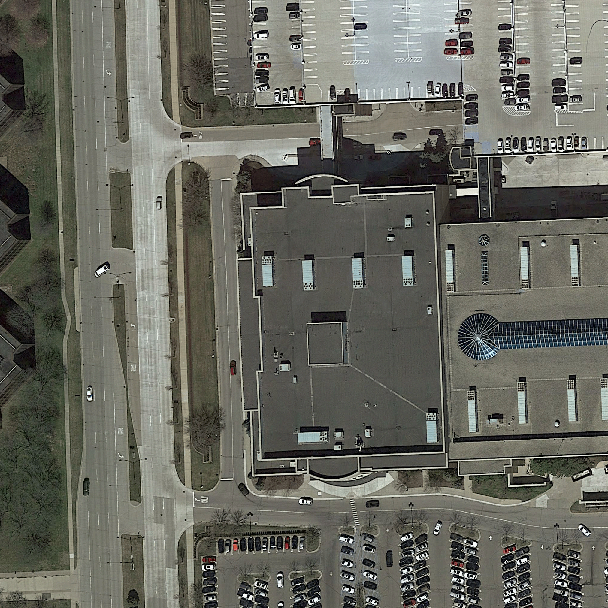
#> input picture test_images/test_10.png, 608 x 608 px; its folder holds only this picture in this run
$ python -i post_processing.py   (imports and definitions only)   (older library calls are emulated)
#> lines starting #> are read from the running program, lines starting #| are printed output that depends on the picture; after the words box and inside, x2 and y2 are one past the last pixel; in counts of white or black regions, pixels touching at a corner belong together
import numpy as np
import imageio
from PIL import Image
import cv2 as cv
import natsort
import os
import matplotlib.pyplot as plt


# Constants
ROTATIONS = [0, 45, 90, 135, 180, 225, 270, 315]
ROT_MARGIN = 89
h, w = 608, 608


# Rotate Image by angle degrees
# [180 lines left out: functions rotate_image, add_to_subplot, print_all_8, split_90_45, split_into_quadrants, combine_quadrants and 3 more, not called in this run]


# convert grayscale image to strict black and white Image
def convert_to_bitmap(image, threshold):
    return cv.threshold(image, threshold, 255, cv.THRESH_BINARY)[1]


# thresholding
def thresholding(img):
    blur = cv.GaussianBlur(img, (5, 5), 0)
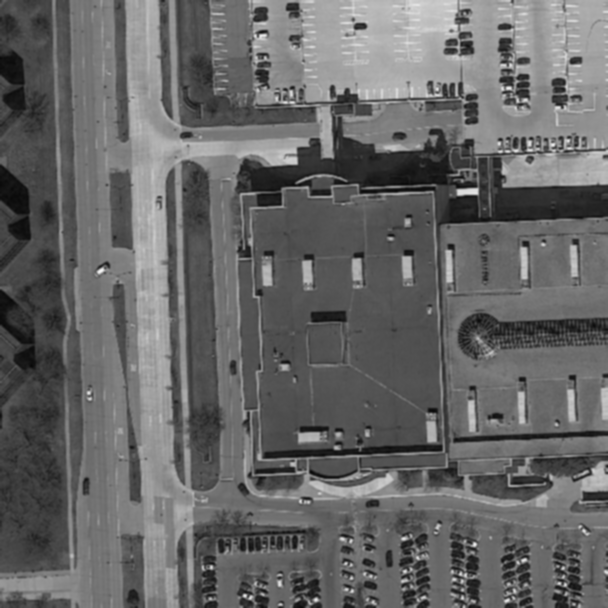
#> blur: shape (608, 608); min 8, max 244, mean 102.5
    ret3, th3 = cv.threshold(blur, 0, 255, cv.THRESH_BINARY + cv.THRESH_OTSU)
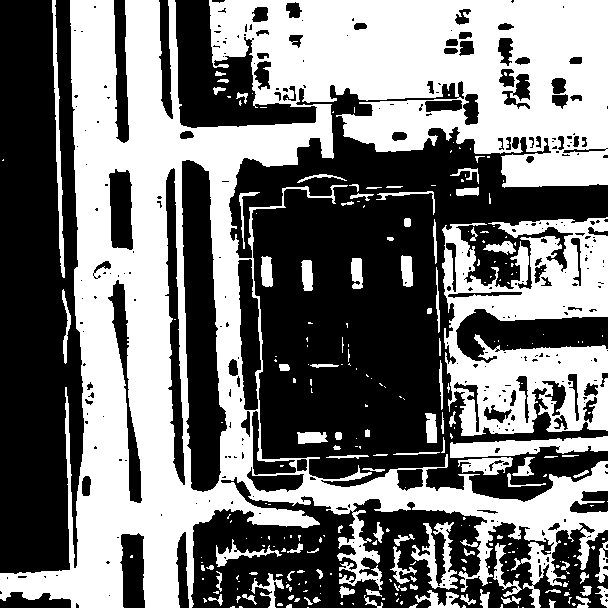
#> th3: shape (608, 608); 47% white; 272 white regions (175 under 20 px)
#> ret3 = 104
    return th3


# otsu - thresholding
def thresholding_otsu(img):
    ret2, th2 = cv.threshold(img, 0, 255, cv.THRESH_BINARY + cv.THRESH_OTSU)
    return th2


# show Image, close on click? (t / f)
# [4 lines left out: function show_image, not called in this run]


# label each contour with it's size )in pixels)
def show_contours(img):
    # convert to bitmap b/w
    thresh = thresholding(img)
    cnts = cv.findContours(thresh, cv.RETR_EXTERNAL, cv.CHAIN_APPROX_SIMPLE)
#> cnts = 262 contours, 192 with area under 20; largest, box (x1, y1, x2, y2) and area: (0, 0, 608, 608) 159304, (442, 217, 608, 436) 23470, (450, 436, 608, 458) 1924, (411, 522, 458, 590) 936, (52, 0, 65, 278) 826
    cnts = cnts[0] if len(cnts) == 2 else cnts[1]
    total = 0
    im_x, im_y = img.shape
#> im_x = 608; im_y = 608
    for c in cnts:
        x, y, w, h = cv.boundingRect(c)
        # create temp image (with mask set to white) to count non-zero pixels
        mask = np.zeros(img.shape, dtype=np.uint8)
        cv.fillPoly(mask, [c], [255, 255, 255])
        mask = cv.cvtColor(mask, cv.COLOR_BGR2GRAY)
        pixels = cv.countNonZero(mask)
        total += pixels
        y = y - 5 if y > im_y / 2 else y + h + 15
        cv.putText(thresh, '{}'.format(pixels), (x, y), cv.FONT_HERSHEY_SIMPLEX, 0.5, (127, 127, 127), 1)
#> this loop made 1 pass
#> (c, x, y, w, h) on pass 1: ([[522, 607], [523, 607]], 522, 607, 2, 1)
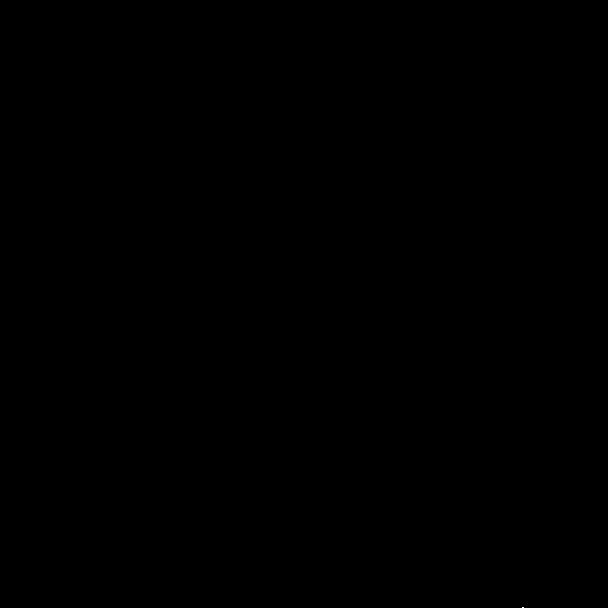
#> mask: shape (608, 608); 0% white in thin lines or dots, all inside (x1, y1, x2, y2) = (522, 607, 524, 608)
#> after the loop, total = 0

    show_image('thresh', thresh, True)


# get rid of all contours that are smaller than threshold (in pixels)
# [124 lines left out: functions tidy_contours, hough_transform_probalistic, hough_transform, prepare_test_images, combine_and_save, not called in this run]


# [2 lines not run here, left out]

>>> import cv2
>>> picture = cv2.imread('../test_images/test_10.png', cv2.IMREAD_GRAYSCALE)
#> (the run stopped early here; a loop or call above may not have finished)

$ run again, on test_images/test_105.png
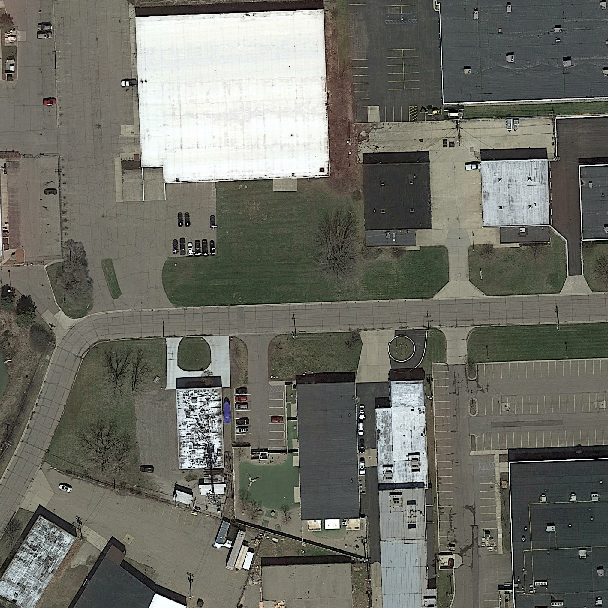
#> input picture test_images/test_105.png, 608 x 608 px
#> in thresholding, `blur = cv.GaussianBlur(img, (5, 5), 0)`:
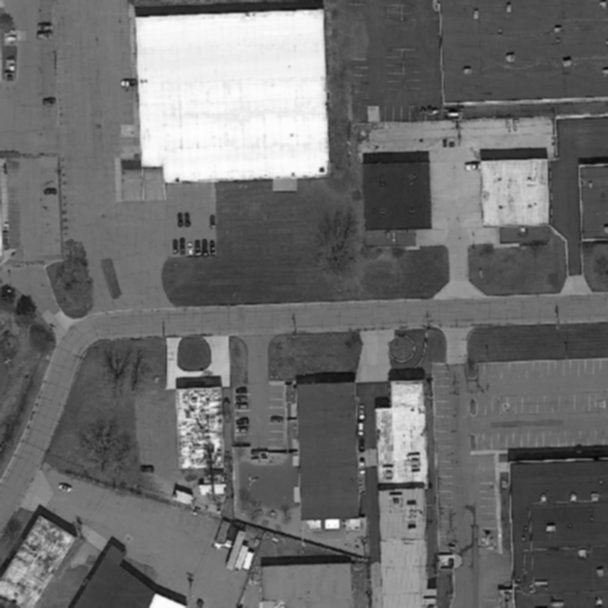
#> blur: shape (608, 608); min 4, max 254, mean 107.8
#> in thresholding, `ret3, th3 = cv.threshold(blur, 0, 255, cv.THRESH_BINARY + cv.THRESH_OT..`:
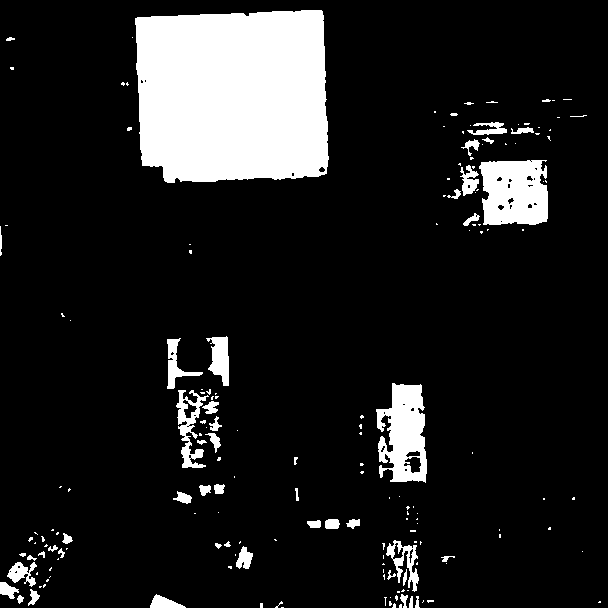
#> th3: shape (608, 608); 12.4% white; 176 white regions (126 under 20 px)
#> ret3 = 156
#> cnts = 176 contours, 139 with area under 20; largest, box (x1, y1, x2, y2) and area: (135, 10, 329, 183) 30483, (479, 160, 548, 225) 3810, (376, 383, 427, 483) 3448, (176, 390, 209, 468) 945, (206, 336, 229, 386) 652
#> the loop in show_contours, `for c in cnts:` made 1 pass
#> (c, x, y, w, h) on pass 1: ([[281, 607], [283, 607]], 281, 607, 3, 1)
#> after the loop in show_contours, `for c in cnts:`: total = 0

$ run again, on test_images/test_106.png
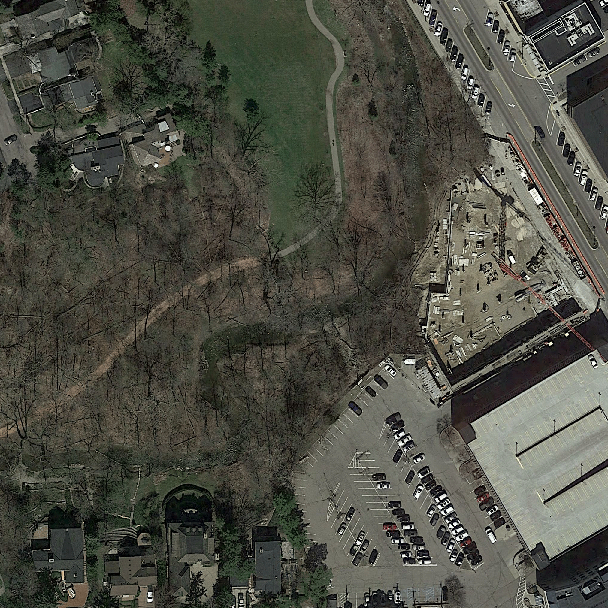
#> input picture test_images/test_106.png, 608 x 608 px
#> in thresholding, `blur = cv.GaussianBlur(img, (5, 5), 0)`:
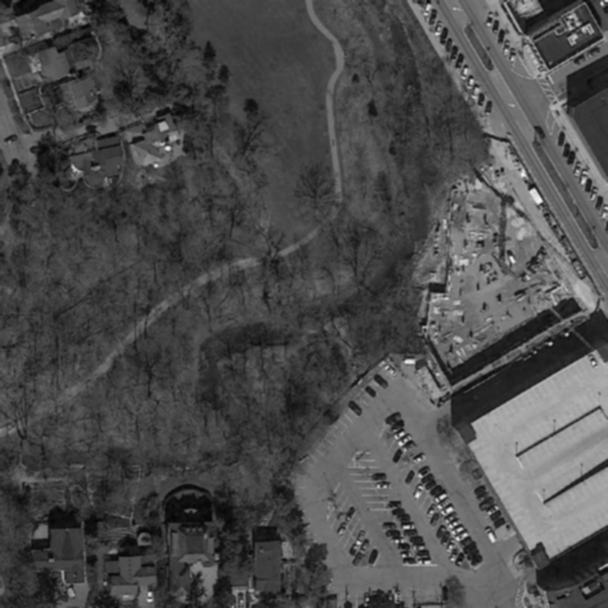
#> blur: shape (608, 608); min 4, max 246, mean 75.8
#> in thresholding, `ret3, th3 = cv.threshold(blur, 0, 255, cv.THRESH_BINARY + cv.THRESH_OT..`:
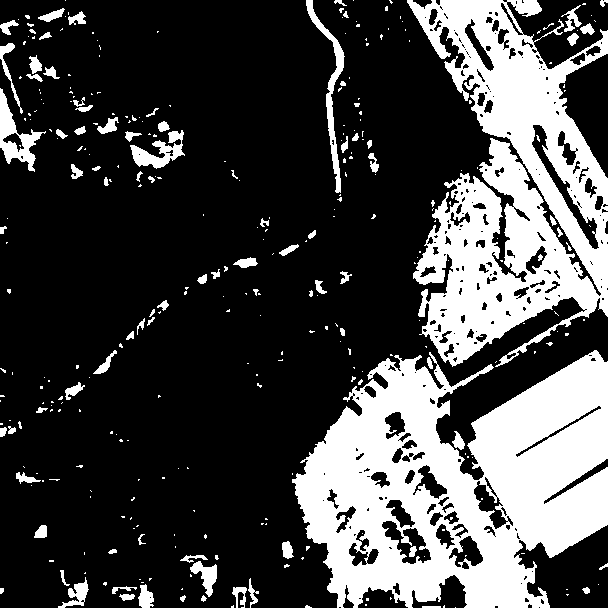
#> th3: shape (608, 608); 27.2% white; 333 white regions (245 under 20 px)
#> ret3 = 90
#> cnts = 322 contours, 256 with area under 20; largest, box (x1, y1, x2, y2) and area: (292, 350, 608, 608) 55433, (407, 0, 608, 367) 42238, (0, 88, 46, 172) 1302, (306, 0, 345, 193) 1069, (130, 130, 185, 169) 820
#> the loop in show_contours, `for c in cnts:` made 1 pass
#> (x, y, w, h) on pass 1: (455, 607, 1, 1)
#> after the loop in show_contours, `for c in cnts:`: total = 0

$ run again, on test_images/test_107.png
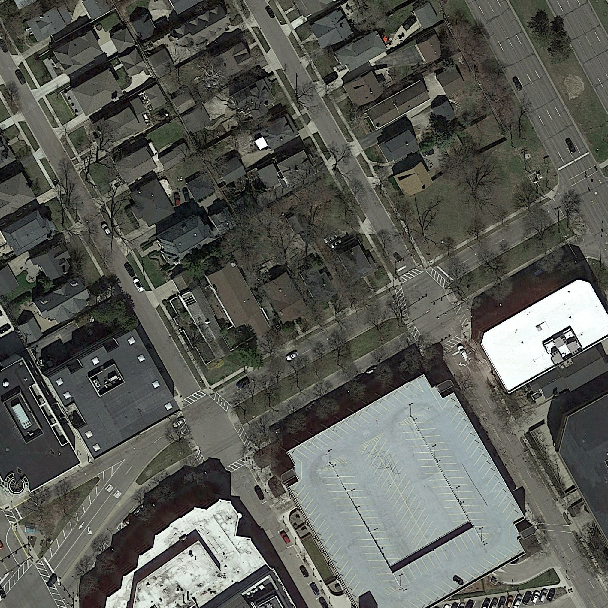
#> input picture test_images/test_107.png, 608 x 608 px
#> in thresholding, `blur = cv.GaussianBlur(img, (5, 5), 0)`:
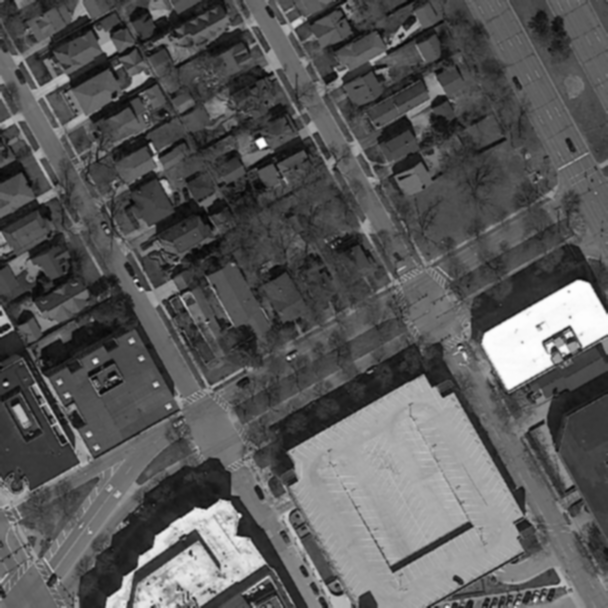
#> blur: shape (608, 608); min 5, max 254, mean 89.2
#> in thresholding, `ret3, th3 = cv.threshold(blur, 0, 255, cv.THRESH_BINARY + cv.THRESH_OT..`:
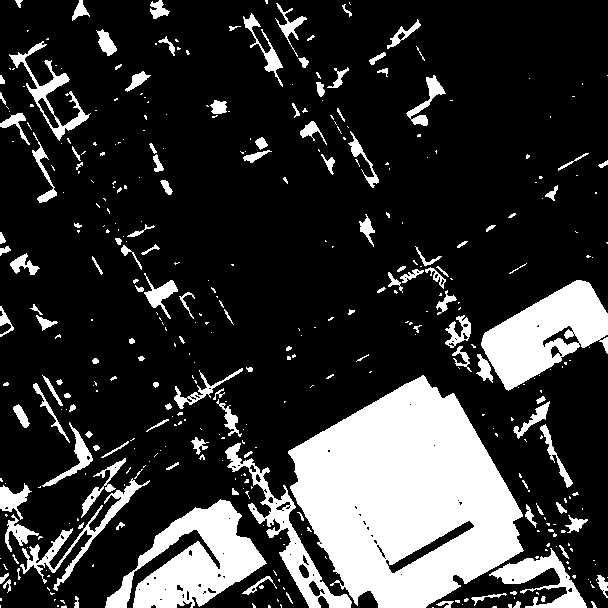
#> th3: shape (608, 608); 20.7% white; 408 white regions (271 under 20 px)
#> ret3 = 116
#> cnts = 408 contours, 305 with area under 20; largest, box (x1, y1, x2, y2) and area: (288, 375, 524, 608) 35636, (105, 499, 267, 608) 8263, (481, 280, 608, 391) 7540, (225, 443, 352, 608) 3378, (489, 548, 587, 608) 1837
#> the loop in show_contours, `for c in cnts:` made 1 pass
#> (c, x, y, w, h) on pass 1: ([[432, 607], [433, 607]], 432, 607, 2, 1)
#> after the loop in show_contours, `for c in cnts:`: total = 0
